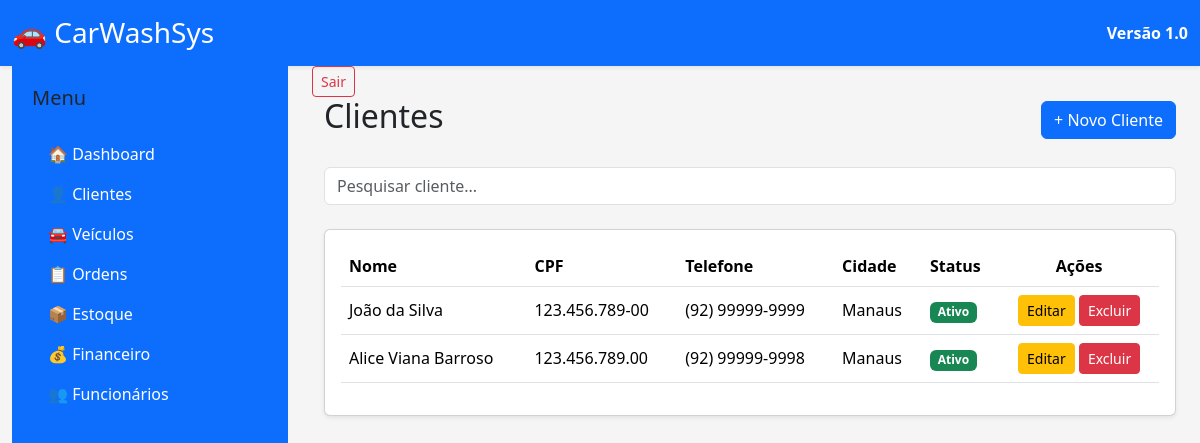
The page /clientes/ on the database as committed earlier.
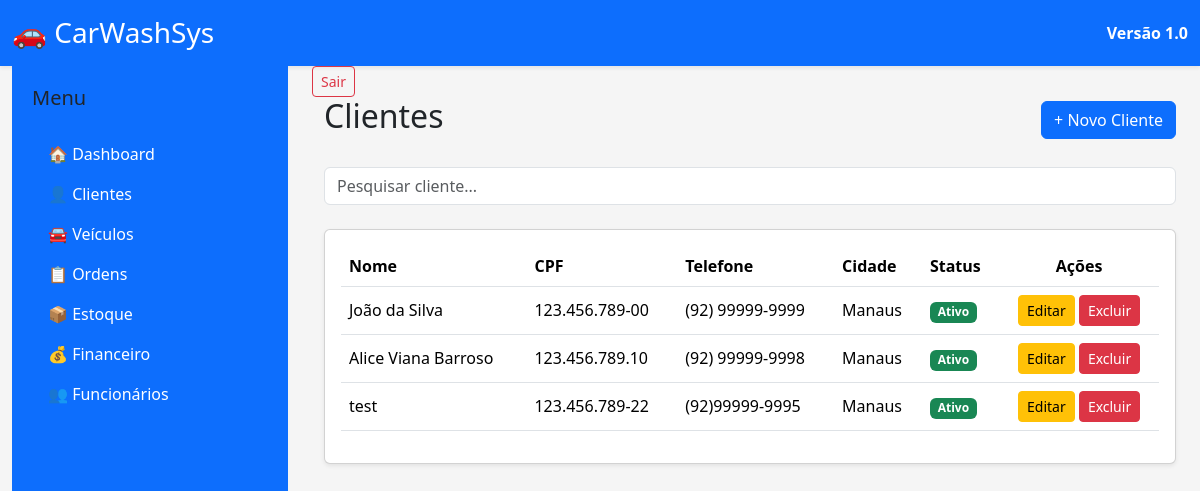
The same page on the database as committed later.
### apps/clientes/models.py (models this page shows, shortened)
class Cliente(models.Model):
    nome = models.CharField(
        max_length=150
    )
    cpf = models.CharField(
        max_length=14,
        unique=True
    )
    telefone = models.CharField(
        max_length=20
    )
    email = models.EmailField(
        blank=True
    )
    endereco = models.CharField(
        max_length=200,
        blank=True
    )
    cidade = models.CharField(
        max_length=100,
        blank=True
    )
    estado = models.CharField(
        max_length=2,
        blank=True
    )
    cep = models.CharField(
        max_length=9,
        blank=True
    )
    observacoes = models.TextField(
        blank=True
    )
    data_cadastro = models.DateTimeField(
        auto_now_add=True
    )
    ativo = models.BooleanField(
        default=True
    )

### apps/clientes/views.py (the view)
def lista_clientes(request):
    clientes = Cliente.objects.all()
    context = {
        "clientes": clientes,
    }
    return render(
        request,
        "clientes/lista.html",
        context
    )

### templates/clientes/lista.html (shortened to what this page needs)
{% extends "base.html" %}
{% block content %}
<div class="container-fluid">
    <div class="d-flex justify-content-between align-items-center mb-4">
        <h2>
            Clientes
        </h2>
        <a
            href="{% url 'novo_cliente' %}"
            class="btn btn-primary">
            + Novo Cliente
        </a>
    </div>
    <div class="mb-4">
        <input
            type="text"
            class="form-control"
            placeholder="Pesquisar cliente...">
    </div>
    <div class="card shadow-sm">
        <div class="card-body">
            <table class="table table-hover align-middle">
                <thead>
                    <tr>
                        <th>Nome</th>
                        <th>CPF</th>
                        <th>Telefone</th>
                        <th>Cidade</th>
                        <th>Status</th>
                        <th class="text-center">Ações</th>
                    </tr>
                </thead>
                <tbody>
                    {% for cliente in clientes %}
                    <tr>
                        <td>{{ cliente.nome }}</td>
                        <td>{{ cliente.cpf }}</td>
                        <td>{{ cliente.telefone }}</td>
                        <td>{{ cliente.cidade }}</td>
                        <td>
                            {% if cliente.ativo %}
                                <span class="badge bg-success">
                                    Ativo
                                </span>
                            {% else %}
                                <span class="badge bg-secondary">
                                    Inativo
                                </span>
                            {% endif %}
                        </td>
                        <td class="text-center">
                            <a
                                href="{% url 'editar_cliente' cliente.pk %}"
                                class="btn btn-warning btn-sm">
                                 Editar
                            </a>
                            <a
    href="{% url 'excluir_cliente' cliente.pk %}"
    class="btn btn-danger btn-sm">
    Excluir
</a>
                        </td>
                    </tr>
                    {% empty %}
                    <tr>
                        <td colspan="6" class="text-center text-muted">
                            Nenhum cliente cadastrado.
                        </td>
                    </tr>
                    {% endfor %}
                </tbody>
            </table>
        </div>
    </div>
</div>
{% endblock %}

Rows that differ between the two databases and show on the page:
changed Cliente "Alice Viana Barroso": cpf "123.456.789.00" → "123.456.789.10"
added Cliente: nome "test", cpf "123.456.789-22", telefone "(92)99999-9995", cidade "Manaus", ativo "Ativo"
